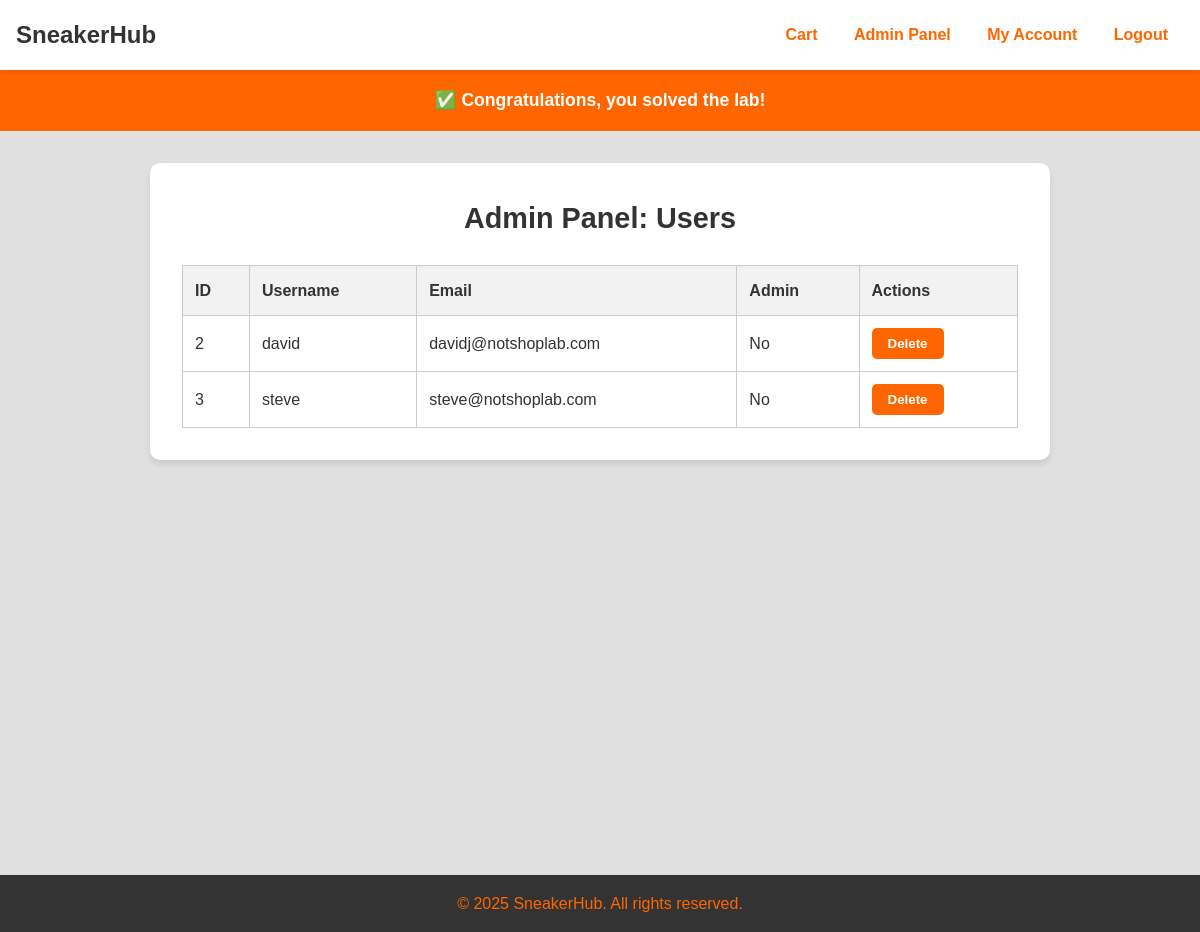
The page /admin (signed in) on the database its author committed.
### labs/Proto/app/models.py (models this page shows)
class User(db.Model, UserMixin):
    __tablename__ = 'users'
    id = db.Column(db.Integer, primary_key=True)
    username = db.Column(db.String(100), nullable=False, unique=True)
    password = db.Column(db.String(100), nullable=False)
    email = db.Column(db.String(100), nullable=False, unique=True)
    admin = db.Column(db.Boolean, default=False)

### labs/Proto/app/routes.py (the view)
@app.route('/admin')
@login_required
def admin_panel():
    if not current_user.admin:
        abort(403)  # Acceso prohibido para usuarios no admin
    users = User.query.filter_by(admin=False).all()
    return render_template('admin_panel.html', users=users)

### labs/Proto/app/__init__.py (called while the page is built)
@login_manager.user_loader
def load_user(user_id):
    return User.query.get(int(user_id))

### labs/Proto/app/templates/admin_panel.html
{% extends "base.html" %}
{% block styles %}
<link rel="stylesheet" href="{{ url_for('static', filename='styles/admin_panel.css') }}">
{% endblock %}
{% block content %}
<div class="admin-container">
    <h1>Admin Panel: Users</h1>
    <table class="admin-table">
        <thead>
            <tr>
                <th>ID</th>
                <th>Username</th>
                <th>Email</th>
                <th>Admin</th>
                <th>Actions</th>
            </tr>
        </thead>
        <tbody>
            {% for user in users %}
            <tr>
                <td>{{ user.id }}</td>
                <td>{{ user.username }}</td>
                <td>{{ user.email }}</td>
                <td>{{ 'Yes' if user.admin else 'No' }}</td>
                <td>
                    <form action="{{ url_for('delete_user', user_id=user.id) }}" method="POST" style="display:inline-block;">
                        <button type="submit" class="delete-btn">Delete</button>
                    </form>
                </td>
            </tr>
            {% endfor %}
        </tbody>
    </table>
</div>
{% endblock %}

### labs/Proto/app/static/styles/global.css (style rules this page uses)
* { margin: 0; padding: 0; box-sizing: border-box; }
body { font-family: Arial, sans-serif; line-height: 1.6; color: #333; background-color: #e0e0e0; }

### labs/Proto/app/static/styles/admin_panel.css (style rules this page uses)
.admin-container { max-width: 900px; margin: 2rem auto; background-color: #fff; padding: 2rem; border-radius: 10px; box-shadow: 0 4px 6px rgba(0,0,0,0.1); }
.admin-container h1 { margin-bottom: 1.5rem; font-size: 1.8rem; text-align: center; color: #333; }
.admin-table { width: 100%; border-collapse: collapse; }
.admin-table thead { background-color: #f2f2f2; }
.admin-table th, .admin-table td { border: 1px solid #ccc; padding: 0.75rem; text-align: left; color: #333; }
.admin-table th { font-weight: bold; }
.delete-btn { background-color: #ff6600; color: #fff; border: none; padding: 0.5rem 1rem; cursor: pointer; transition: background-color 0.3s ease; border-radius: 5px; font-weight: bold; }

### rows shown on the page
User: id "2", username "david", email "davidj@notshoplab.com", admin "No"
User: id "3", username "steve", email "steve@notshoplab.com", admin "No"
